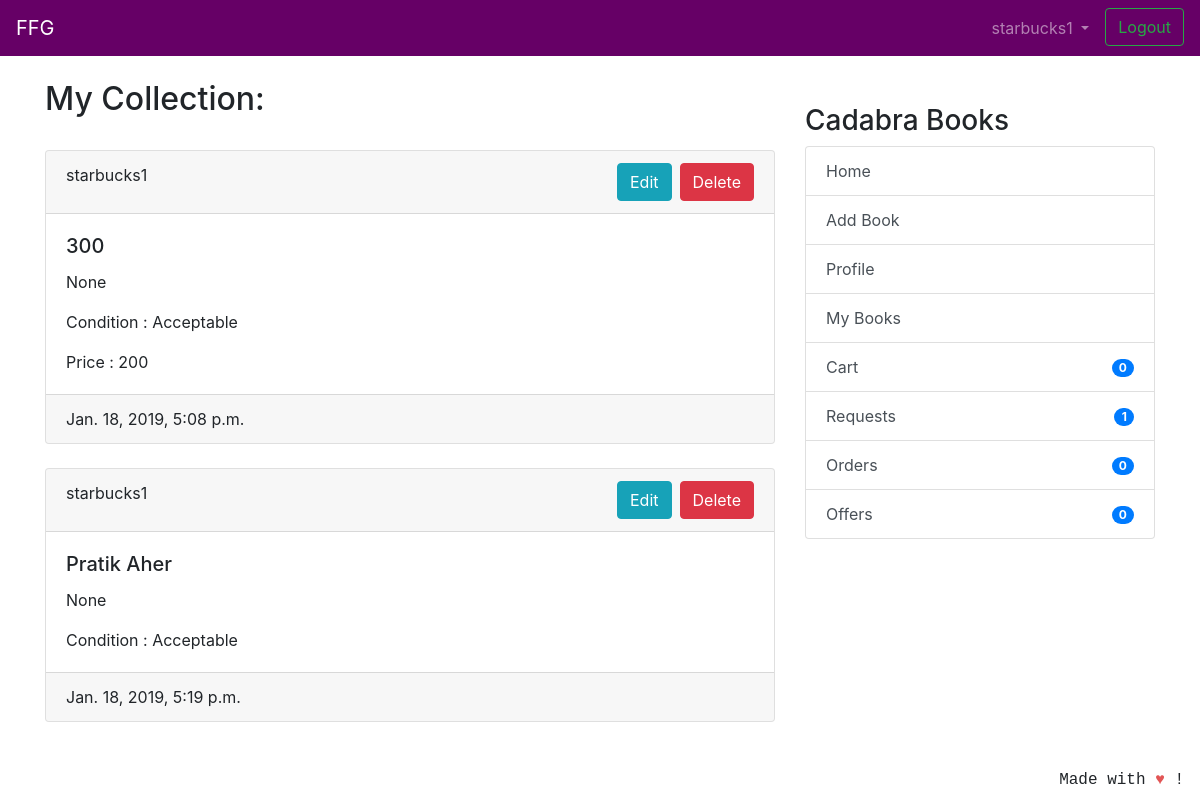
The app's page /userbooks/ (signed in), older data.
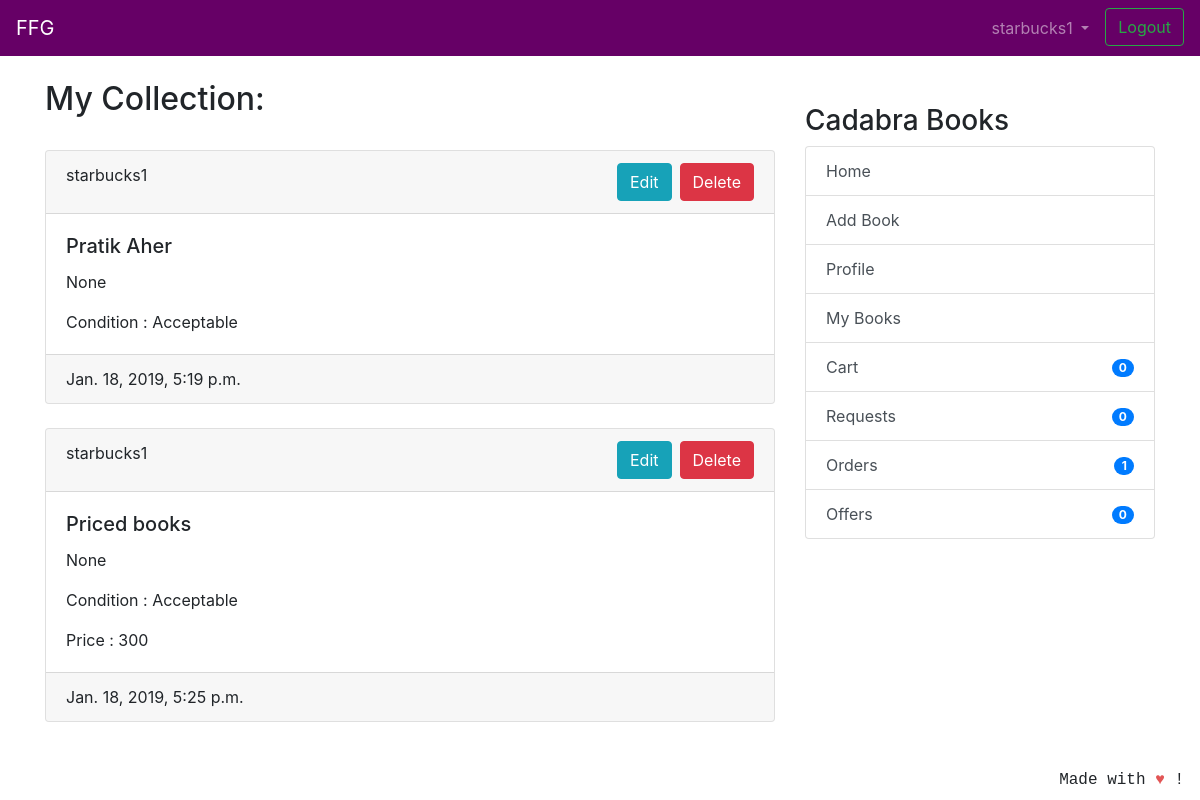
The same page, newer data.
### coreapp/models.py (models this page shows, shortened)
class Book(models.Model):
    user = models.ForeignKey(User, on_delete=models.CASCADE, null=True)
    book_name = models.CharField(max_length=100)
    author_name = models.CharField(max_length=100, blank=True, null=True)
    description = models.CharField(max_length=2000,blank=True,null=True)
    image = models.ImageField(null=True, blank=True, upload_to="book_images/")
    price = models.IntegerField(null=True,blank=True)
    sell_or_exchange = models.CharField(
        max_length=100, choices=BUY_OR_EXCHANGE, default='Exchange')
    condition = models.CharField(
        max_length=100, choices=CONITION_CHOICES, default='Acceptable')
    created_at = models.DateTimeField(auto_now_add=True)
    class Meta:
        verbose_name = 'Book'
        verbose_name_plural = 'Books'

### coreapp/views.py (the view)
# urls.py: path('userbooks/', views.UserBookListView.as_view(),name='userbooks'),
class UserBookListView(generic.ListView):
    model = Book
    template_name = 'user_books_list_entries.html'
    context_object_name = 'books'
    ordering = ['-created_at']
    def get_queryset(self):
        collection_items = UserCollection.objects.get(
            owner=self.request.user.profile)
        return collection_items.get_collection_items()

### coreapp/models.py (called while the page is built)
    def get_cart_items(self):
        return self.items.all()

    def get_collection_items(self):
        return self.books.all()

### nofapapp/context_processors.py (called while the page is built)
def add_variable_to_context(request):
    if request.user.id:
        orderitems = Order.objects.get(owner=request.user.profile)
        orders = orderitems.get_cart_items()
        return {
            'requestscount': Requests.objects.filter(requester=request.user).count(),
            'offercount' : Requests.objects.filter(offerrer=request.user).count(),
            'orderscount': Transaction.objects.filter(offerrer=request.user).count()+FinalBuyOrder.objects.filter(user=request.user).count(),
            'cartitemscount': len(orders),
            'addresscheck': get_object_or_404(ShippingAddress, profile=get_object_or_404(Profile, user=request.user)).address1,
            }
    else:
        return {}

### templates/user_books_list_entries.html (shortened to what this page needs)
{% extends 'base.html' %}
{% block content %}
<h2 >My Collection:</h2>
<br/>
{% if books %}
{% for book in books %}
<div class="card text-left">
    <div class="card-header">
        {{ book.user.username }}
        <a href="{% url 'coreapp:post-delete' book.id %}" class="btn btn-danger float-right">Delete</a>
        <a href="{% url 'coreapp:post-update' book.id %}" class="mr-2 btn btn-info float-right" >Edit</a>
    </div>
    <div class="card-body">
        <h5 class="card-title">{{ book.book_name }}</h5>
        <p class="card-text">{{ book.description }}</p>
        <p class="card-text">Condition : {{ book.condition }} </p>
        {% if book.price %}
        <p class="card-text">Price : {{ book.price }} </p>
        {% endif %}
        </div>
    <div class="card-footer text-mutxed">
        {{ book.created_at }}
    </div>
</div>
{% endfor %}
{% endif %}
{% endblock %}

### templates/base.html (shortened to what this page needs)
{% load static %}
<!doctype html>
<html lang="en">
  <head>
    <link rel="stylesheet" href="https://stackpath.bootstrapcdn.com/bootstrap/4.2.1/css/bootstrap.min.css"
>
  </head>
  <body>
    <header class="site-header">
<nav class="navbar navbar-expand-lg navbar-dark" style="background-color: #660066;">
  <a class="navbar-brand" href="#">FFG</a>
  <div class="collapse navbar-collapse" id="navbarSupportedContent">
    <ul class="navbar-nav ml-auto">
      {% if user.is_authenticated %}
      <li class="nav-item dropdown">
        <a class="nav-link dropdown-toggle" href="#" id="navbarDropdown" role="button" data-toggle="dropdown"
          aria-haspopup="true" aria-expanded="false">
          {{ user.username }}
        </a>
      </li>
      <li><a class="btn btn-outline-success ml-2 my-2 my-sm-0" href="{% url 'logout'%}">Logout</a></li>
        {% else %}
      <li><a href="{% url 'login' %}" class="btn btn-outline-success">Login</a></li>
      <li><a href="{% url 'coreapp:signup' %}" class="btn btn-primary ml-2">Sign up</a></li>
      {% endif %}
    </ul>
  </div>
</nav>
  </header>
  <br/>
    <div class="container">
      <div class="row justify-content-center">
        <div class="col-8">
          {% block content %}
          {% endblock %}
        </div>
        {% if user.is_authenticated %}
                <div class="col-md-4">
                  <div class="content-section">
                    <br/>
                    <h3>Cadabra Books</h3>
                      <ul class="list-group">
                        <a class="list-group-item list-group-item-action" href="{% url 'coreapp:list_entries' %}" > Home </a>
                        <a class="list-group-item list-group-item-action" href="{% url 'coreapp:new_entry' %}" > Add Book</a>
                        <a class="list-group-item list-group-item-action" href="{% url 'coreapp:profile' %}" >Profile</a>
                        <a class="list-group-item list-group-item-action" href="{% url 'coreapp:userbooks' %}" >My Books</a>
                        <a class="list-group-item list-group-item-action" href="{% url 'cart:cart_items' %}" >Cart<span class="badge badge-primary badge-pill float-right mt-1">{{ cartitemscount }}</span> </a>
                        <a class="list-group-item list-group-item-action" href="{% url 'transaction:requests_view' %}" >Requests<span class="badge badge-primary badge-pill float-right mt-1">{{ requestscount }}</span></a>
                        <a class="list-group-item list-group-item-action" href="{% url 'transaction:orders_view' %}" >Orders <span class="badge badge-primary badge-pill float-right mt-1">{{ orderscount }}</span></a>
                        <a class="list-group-item list-group-item-action" href="{% url 'transaction:offers_view' %}" >Offers <span class="badge badge-primary badge-pill float-right mt-1">{{ offercount }}</span></a>
                      </ul>
                      <br/>
                  </div>
                </div>
                {% endif %}
      </div>
    </div>
<footer class="site-footer mr-3 mb-2" style="position:fixed;right:0;bottom:0;font-family: 'Courier';font-style: bold;">
  Made with <span style="color: #e25555;">&hearts;</span> !
</footer>
</body>
</html>

Row changes from the older to the newer data that the page shows:
removed Book: user.username "starbucks1", book_name "300", description "None", condition "Acceptable", price "200", created_at "Jan. 18, 2019, 5:08 p.m."
added Book: user.username "starbucks1", book_name "Priced books", description "None", condition "Acceptable", price "300", created_at "Jan. 18, 2019, 5:25 p.m."
Text that changed along with them:
{{ requestscount }}: "1" → "0"
{{ orderscount }}: "0" → "1"
